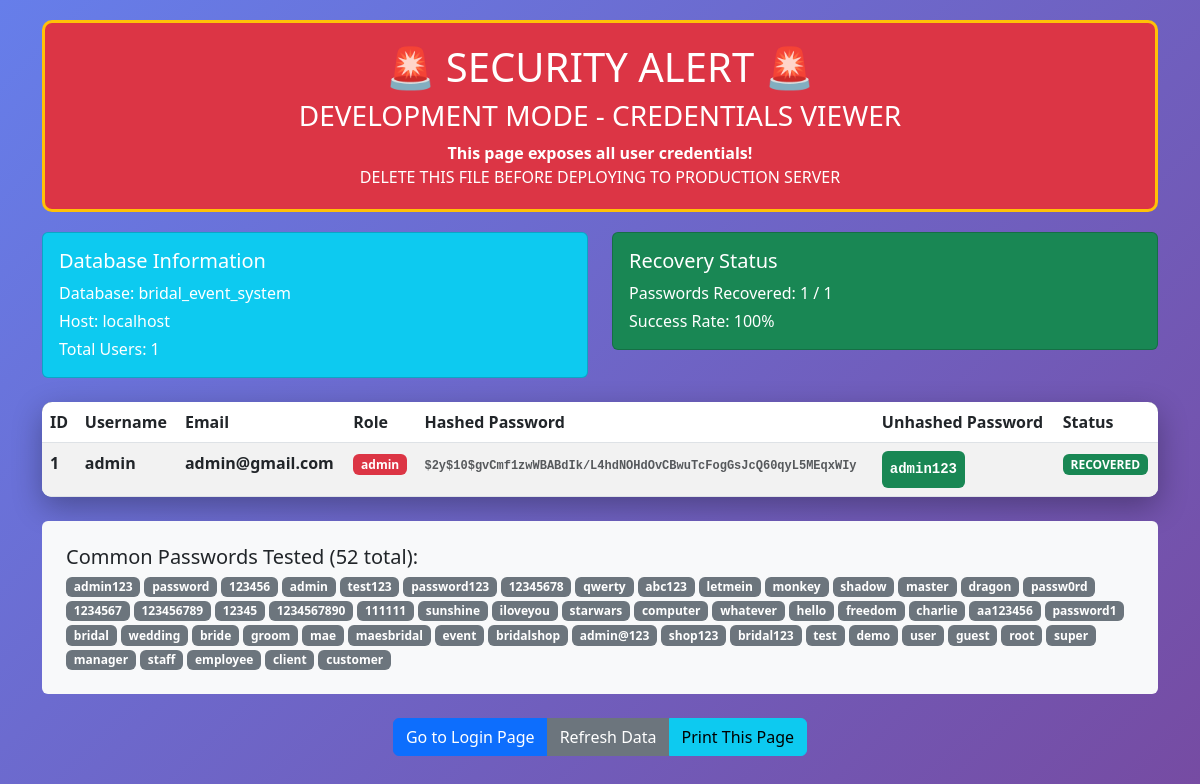
Screenshot of /view_credentials.php with the database file from the repository.
### tables this page shows
CREATE TABLE `users` (
  `id` int(11) NOT NULL,
  `firstname` varchar(100) DEFAULT NULL,
  `middlename` varchar(100) DEFAULT NULL,
  `lastname` varchar(100) DEFAULT NULL,
  `phone_number` varchar(11) DEFAULT NULL,
  `username` varchar(50) NOT NULL,
  `password` varchar(255) NOT NULL,
  `role` varchar(20) NOT NULL DEFAULT 'client',
  `email` varchar(100) NOT NULL,
  `security_question` varchar(255) NOT NULL,
  `security_answer_hash` char(64) NOT NULL,
  `status` varchar(20) DEFAULT 'active'
);

### view_credentials.php (the view, shortened to what this page needs)
<?php
$host = 'localhost';
$db   = 'bridal_event_system';
$user = 'root';
$pass = '';
$charset = 'utf8mb4';
$dsn = "mysql:host=$host;dbname=$db;charset=$charset";
$options = [
    PDO::ATTR_ERRMODE            => PDO::ERRMODE_EXCEPTION,
    PDO::ATTR_DEFAULT_FETCH_MODE => PDO::FETCH_ASSOC,
    PDO::ATTR_EMULATE_PREPARES   => false,
];
try {
    $pdo = new PDO($dsn, $user, $pass, $options);
} catch (PDOException $e) {
    die("Database connection failed: " . $e->getMessage());
}
$stmt = $pdo->query("SELECT id, username, email, password, role FROM users ORDER BY id");
$users = $stmt->fetchAll();
$common_passwords = [
    'admin123', 'password', '123456', 'admin', 'test123', 'password123',
    '12345678', 'qwerty', 'abc123', 'letmein', 'monkey', 'shadow',
    'master', 'dragon', 'passw0rd', '1234567', '123456789', '12345',
    '1234567890', '111111', 'sunshine', 'iloveyou', 'starwars', 'computer',
    'whatever', 'hello', 'freedom', 'charlie', 'aa123456', 'password1',
    'bridal', 'wedding', 'bride', 'groom', 'mae', 'maesbridal',
    'event', 'bridalshop', 'admin@123', 'shop123', 'bridal123',
    'test', 'demo', 'user', 'guest', 'root', 'super', 'manager',
    'staff', 'employee', 'client', 'customer'
];
$credentials = [];
foreach ($users as $user) {
    $unhashed_password = '*** HASHED - UNABLE TO RECOVER ***';
    foreach ($common_passwords as $test_pwd) {
        if (password_verify($test_pwd, $user['password'])) {
            $unhashed_password = $test_pwd;
            break;
        }
    }
    $credentials[] = [
        'id' => $user['id'],
        'username' => $user['username'],
        'email' => $user['email'],
        'role' => $user['role'],
        'hashed_password' => $user['password'],
        'unhashed_password' => $unhashed_password
    ];
}
?>
<!DOCTYPE html>
<html lang="en">
<head>
    <link href="https://cdn.jsdelivr.net/npm/bootstrap@5.3.0/dist/css/bootstrap.min.css" rel="stylesheet">
</head>
<body>
    <div class="container">
        <div class="security-warning text-center">
            <h1>🚨 SECURITY ALERT 🚨</h1>
            <h3>DEVELOPMENT MODE - CREDENTIALS VIEWER</h3>
            <p class="mb-0">
                <strong>This page exposes all user credentials!</strong><br>
                DELETE THIS FILE BEFORE DEPLOYING TO PRODUCTION SERVER
            </p>
        </div>
        <div class="row mb-4">
            <div class="col-md-6">
                <div class="card text-white bg-info">
                    <div class="card-body">
                        <h5 class="card-title">Database Information</h5>
                        <p class="card-text mb-1">Database: <?= htmlspecialchars($db) ?></p>
                        <p class="card-text mb-1">Host: <?= htmlspecialchars($host) ?></p>
                        <p class="card-text mb-0">Total Users: <?= count($credentials) ?></p>
                    </div>
                </div>
            </div>
            <div class="col-md-6">
                <div class="card text-white bg-success">
                    <div class="card-body">
                        <h5 class="card-title">Recovery Status</h5>
                        <?php
                        $recovered = count(array_filter($credentials, function($cred) {
                            return $cred['unhashed_password'] !== '*** HASHED - UNABLE TO RECOVER ***';
                        }));
                        ?>
                        <p class="card-text mb-1">Passwords Recovered: <?= $recovered ?> / <?= count($credentials) ?></p>
                        <p class="card-text mb-0">Success Rate: <?= round(($recovered / count($credentials)) * 100, 2) ?>%</p>
                    </div>
                </div>
            </div>
        </div>
        <div class="credentials-table">
            <table class="table table-striped table-hover mb-0">
                <thead class="table-header">
                    <tr>
                        <th>ID</th>
                        <th>Username</th>
                        <th>Email</th>
                        <th>Role</th>
                        <th>Hashed Password</th>
                        <th>Unhashed Password</th>
                        <th>Status</th>
                    </tr>
                </thead>
                <tbody>
                    <?php foreach ($credentials as $cred): ?>
                    <?php
                    $isRecovered = $cred['unhashed_password'] !== '*** HASHED - UNABLE TO RECOVER ***';
                    $rowClass = $isRecovered ? 'password-found' : 'password-not-found';
                    ?>
                    <tr class="<?= $rowClass ?>">
                        <td><strong><?= htmlspecialchars($cred['id']) ?></strong></td>
                        <td><strong><?= htmlspecialchars($cred['username']) ?></strong></td>
                        <td><?= htmlspecialchars($cred['email']) ?></td>
                        <td>
                            <span class="badge bg-<?=
                                $cred['role'] === 'admin' ? 'danger' :
                                ($cred['role'] === 'staff' ? 'warning' : 'info')
                            ?>">
                                <?= htmlspecialchars($cred['role']) ?>
                            </span>
                        </td>
                        <td>
                            <small class="hashed-password text-muted">
                                <?= htmlspecialchars($cred['hashed_password']) ?>
                            </small>
                        </td>
                        <td>
                            <?php if ($isRecovered): ?>
                                <code class="bg-success text-white p-2 rounded d-inline-block">
                                    <strong><?= htmlspecialchars($cred['unhashed_password']) ?></strong>
                                </code>
                            <?php else: ?>
                                <span class="text-danger fw-bold">UNABLE TO RECOVER</span>
                            <?php endif; ?>
                        </td>
                        <td>
                            <?php if ($isRecovered): ?>
                                <span class="badge bg-success">RECOVERED</span>
                            <?php else: ?>
                                <span class="badge bg-danger">ENCRYPTED</span>
                            <?php endif; ?>
                        </td>
                    </tr>
                    <?php endforeach; ?>
                </tbody>
            </table>
        </div>
        <div class="mt-4 p-4 bg-light rounded">
            <h5>Common Passwords Tested (<?= count($common_passwords) ?> total):</h5>
            <div class="d-flex flex-wrap gap-1">
                <?php foreach ($common_passwords as $pwd): ?>
                    <span class="badge bg-secondary"><?= htmlspecialchars($pwd) ?></span>
                <?php endforeach; ?>
            </div>
        </div>
        <div class="mt-4 text-center">
            <div class="btn-group">
                <a href="login.php" class="btn btn-primary">Go to Login Page</a>
                <button onclick="location.reload()" class="btn btn-secondary">Refresh Data</button>
                <button onclick="window.print()" class="btn btn-info">Print This Page</button>
            </div>
        </div>
    </div>
</body>
</html>

### view_credentials.php (style rules this page uses)
body { background: linear-gradient(135deg, #667eea 0%, #764ba2 100%); min-height: 100vh; padding: 20px; font-family: 'Segoe UI', Tahoma, Geneva, Verdana, sans-serif; }
.security-warning { background: #dc3545; color: white; border-radius: 10px; padding: 20px; margin-bottom: 20px; border: 3px solid #ffc107; }
.credentials-table { background: white; border-radius: 10px; box-shadow: 0 10px 30px rgba(0,0,0,0.3); overflow: hidden; }
.table-header { background: #2c3e50; color: white; }
.password-found { background-color: #d4edda !important; font-weight: bold; }
.hashed-password { font-family: 'Courier New', monospace; font-size: 12px; word-break: break-all; }

### rows the page displays
users: id "1", username "admin", email "admin@gmail.com", role "admin", password "$2y$10$gvCmf1zwWBABdIk/L4hdNOHdOvCBwuTcFogGsJcQ60qyL5MEqxWIy", unhashed_password "admin123"

### other values shown
$db "bridal_event_system"
$host "localhost"
count($credentials) "1"
$recovered "1"
count($common_passwords) "52"
$pwd "admin123"
$pwd "password"
$pwd "123456"
$pwd "admin"
$pwd "test123"
$pwd "password123"
$pwd "12345678"
$pwd "qwerty"
$pwd "abc123"
$pwd "letmein"
